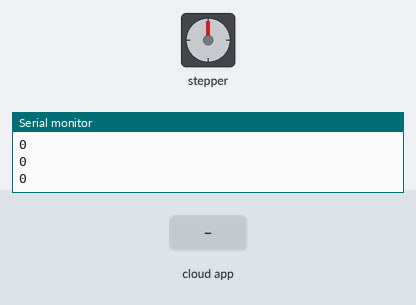
This sketch was run on a simulated ESP32. Parts: stepper motor, the last lines printed to the serial monitor. Wiring (inferred from the names in the program): stepper motor (2048 steps per turn assumed): coils GPIO 27, GPIO 26, GPIO 25, GPIO 33. The inputs (shaded band) are chosen by the test bench. WiFi joins after 1.5 s; servers stay silent unless stated; the RemoteXY app is connected.

Above: at 20.3 s.
20.4 s: the phone or cloud app sets button_right to 1
At 23.0 s:
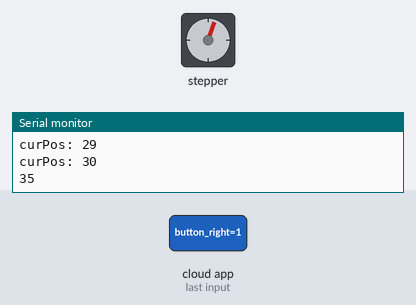
23.4 s: the phone or cloud app sets button_left to 1
At 24.5 s:
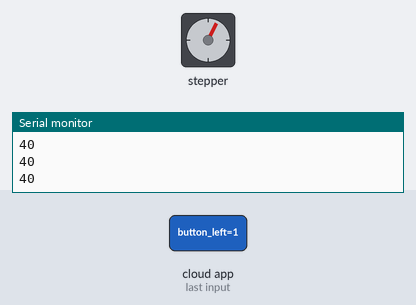
25.0 s: the phone or cloud app sets button_left to 0
At 26.88 s:
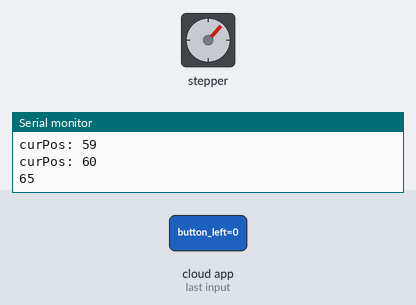
28.0 s: the phone or cloud app sets button_right2 to 1
31.0 s: the phone or cloud app sets button_left2 to 1
34.0 s: the phone or cloud app sets button_right to 0
At 35.3 s:
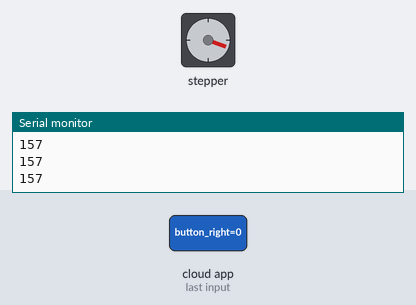
Timing chart, 0 to 36.5 s (numbered marks = the images above; inputs shaded):
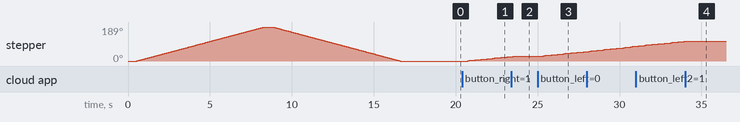

Measured:
- after the input at 20.4 s, stepper: keeps turning clockwise at about 10°/s, starting after 0.33 s
- after the input at 23.4 s, stepper: goes on until 23.6 s, then stays 27°
- after the input at 25.0 s, stepper: keeps turning clockwise at about 10°/s, starting after 0.35 s
- after the input at 34.0 s, stepper: stops changing and stays 110°

The sketch:

MagLoop_TuningMotor3_ESP32.ino
```cpp
//////////////////////////////////////////////
//        RemoteXY include library          //
//////////////////////////////////////////////

// RemoteXY select connection mode and include library
#define REMOTEXY_MODE__ESP32CORE_WIFI_CLOUD
#include <WiFi.h>
#include <RemoteXY.h>

// RemoteXY connection settings
#define REMOTEXY_WIFI_SSID "your SSID" /// put your credentials here
#define REMOTEXY_WIFI_PASSWORD "your password"/// put your credentials here
#define REMOTEXY_CLOUD_SERVER "cloud.remotexy.com"
#define REMOTEXY_CLOUD_PORT 6376
#define REMOTEXY_CLOUD_TOKEN "your API Key"/// put your credentials here

// wifi credentials
const char* ssid = REMOTEXY_WIFI_SSID;
const char* password = REMOTEXY_WIFI_PASSWORD;

// remoteXY vars
uint8_t stepSize = 1;
int16_t reqPos = 0;  // required position
int16_t limit = 270;
int16_t curPos = 0;  // current capacitor position

// RemoteXY configurate
#pragma pack(push, 1)
uint8_t RemoteXY_CONF[] =  // 192 bytes
  { 255, 4, 0, 14, 0, 185, 0, 16, 31, 1, 72, 20, 11, 19, 43, 43, 1, 6, 140, 38,
    0, 0, 0, 0, 0, 128, 132, 67, 0, 0, 0, 0, 1, 0, 3, 63, 12, 12, 1, 31,
    68, 101, 99, 114, 101, 97, 115, 101, 0, 129, 0, 3, 3, 56, 6, 6, 77, 97, 103, 76,
    111, 111, 112, 32, 67, 111, 110, 116, 114, 111, 108, 108, 101, 114, 0, 129, 0, 10, 91, 46,
    6, 6, 70, 105, 110, 101, 32, 65, 100, 106, 117, 115, 116, 109, 101, 110, 116, 0, 1, 0,
    48, 63, 12, 12, 12, 31, 73, 110, 99, 114, 101, 97, 115, 101, 0, 129, 0, 21, 66, 23,
    6, 6, 80, 111, 115, 105, 116, 105, 111, 110, 0, 129, 0, 8, 10, 44, 6, 6, 98, 121,
    32, 84, 101, 107, 109, 97, 107, 101, 114, 85, 75, 0, 1, 0, 14, 76, 12, 12, 2, 31,
    45, 45, 0, 1, 0, 35, 76, 12, 12, 4, 31, 43, 43, 0, 70, 16, 28, 36, 9, 9,
    26, 37, 0, 67, 4, 23, 53, 20, 5, 1, 16, 11 };

// this structure defines all the variables and events of your control interface
struct {
  uint8_t button_left;    // =1 if button pressed, else =0
  uint8_t button_right;   // =1 if button pressed, else =0
  uint8_t button_left2;   // =1 if button pressed, else =0
  uint8_t button_right2;  // =1 if button pressed, else =0

  // output variables
  int16_t circularbar_1;  // from 0 to limit
  uint8_t led_1;          // led state 0
  char text_1[11];        // string UTF8 end zero


  // other variable
  uint8_t connect_flag;  // =1 if wire connected, else =0
} RemoteXY;
#pragma pack(pop)

/////////////////////////////////////////////
//           END RemoteXY include          //
/////////////////////////////////////////////

//////////////////////////////////////////////////////////////////////////////
//  Declare variables for the motor pins
//////////////////////////////////////////////////////////////////////////////
uint8_t motorPin1 = 27;  // Blue - 28BYJ48 pin 1 (Arduino)
uint8_t motorPin2 = 26;  // Pink - 28BYJ48 pin 2
uint8_t motorPin3 = 25;  // Yellow - 28BYJ48 pin 3
uint8_t motorPin4 = 33;  // Orange - 28BYJ48 pin 4
//                                                                                      // Red - 28BYJ48 pin 5 (VCC)
int motorSpeed = 3600;                                                               // 800 - 4800 defaultvariable to set stepper speed, ***higher is slower***
int lookup[8] = { B01000, B01100, B00100, B00110, B00010, B00011, B00001, B01001 };  // used for stepping the motor

//////////////////////////////////////////////////////////////////////////////
// Digital encoder
//////////////////////////////////////////////////////////////////////////////
int8_t pinA = 12;  // also knows as data
int8_t pinB = 14;  // also known as clk or clock
int8_t pinSW = 27;
int16_t bounceMsec = 20;

// track the last state of decoder inputs
bool stateA = true;
bool stateB = false;
uint32_t msec = 0;

//////////////////////////////////////////////////////////////////////////////
//  remoteXY handler, sub code generated by remoteXY with custom code added
//////////////////////////////////////////////////////////////////////////////
void RemoteXYHandler() {
  RemoteXY_Handler();

  RemoteXY.led_1 = 0;

  // right button pressed
  if (RemoteXY.button_right == 1) {
    reqPos = reqPos + (stepSize * 5);
    RemoteXY.led_1 = 1;
  }
  // left button pressed
  if (RemoteXY.button_left == 1) {
    reqPos = reqPos - (stepSize * 5);
    RemoteXY.led_1 = 1;
  }

  // right button2 pressed, fine control
  if (RemoteXY.button_right2 == 1) {
    reqPos = reqPos + stepSize;
    RemoteXY.led_1 = 1;
  }
  // left button2 pressed, fine control
  if (RemoteXY.button_left2 == 1) {
    reqPos = reqPos - stepSize;
    RemoteXY.led_1 = 1;
  }

  // limit positional values
  if (reqPos <= 0) {
    reqPos = 0;
  } else {
    if (reqPos >= limit) {
      reqPos = limit;
    }
  }
  Serial.println(reqPos);
  RemoteXY.circularbar_1 = reqPos;
  String str = String(reqPos);
  uint8_t len = str.length() + 1;
  char char_array[len];
  str.toCharArray(char_array, 11); // display on reqPos app
  //strcpy  (RemoteXY.text_1, str);
  sprintf(RemoteXY.text_1, char_array);

  Serial.println();
  delay(250);
}

//////////////////////////////////////////////////////////////////////////////
//  Manage the digital encoder values
//////////////////////////////////////////////////////////////////////////////
void getEncoderPosition() {

  bool decSW = digitalRead(pinSW);

  if (!decSW) {
    if (stepSize == 8) {
      stepSize = 1;
      Serial.println("Stepsize 1");
      delay(500);
    } else {
      if (stepSize == 1) {
        stepSize = 8;
        Serial.println("Stepsize 8");
        delay(500);
      }
    }
    return;
  }

  int limitDelay = 250;  //prevents false reads, hopefully
  bool decA = digitalRead(pinA);
  bool decB = digitalRead(pinB);

  if (stateA != decA && millis() > msec + bounceMsec) {
    if (stateB != decA) {
      reqPos += stepSize;
      if (reqPos >= limit) {
        reqPos = limit;
        delay(limitDelay);
      }
    } else {
      reqPos -= stepSize;
      if (reqPos < 0) {
        reqPos = 0;
        delay(limitDelay);
      }
    }

    msec = millis();  // get the time
    stateA = decA;    // store last decoder states
    stateB = decB;
  }
}

//////////////////////////////////////////////////////////////////////////////
//  run the motor from end to end and back. It is a stepper so it will not harm
//  it and no limit switches are needed
//  if it does not do 180 degrees then the value of countsPerHalfRev is wrong,
//  refer to documentation for your specific motor, try increasing or decreasing
//  as needed you can reverse antoclockwise and clockwise statements to ensure
//  the cap is closed
//////////////////////////////////////////////////////////////////////////////
void initMotor() {
  delay(500);
  Serial.println("Init ACW");
  reqPos = limit;
  moveMotor();
  delay(500);
  Serial.println("Init CW");
  reqPos = 0;
  moveMotor();
}


//////////////////////////////////////////////////////////////////////////////
// move the motor
//////////////////////////////////////////////////////////////////////////////
// set pins to ULN2003 high in sequence from 1 to 4
// delay "motorSpeed" between each pin setting (to determine speed)
void moveMotor() {
  if (curPos != reqPos) {  // if same then do nothing

    while (reqPos > curPos) {
      for (int i = 7; i >= 0; i--) {
        setOutput(i);
        delayMicroseconds(motorSpeed);
      }
      curPos++;
      Serial.print("curPos: ");
      Serial.println(curPos);
    }
    while (reqPos < curPos) {
      for (int i = 0; i < 8; i++) {
        setOutput(i);
        delayMicroseconds(motorSpeed);
      }
      curPos--;
      Serial.print("curPos: ");
      Serial.println(curPos);
    }
  }
}

//////////////////////////////////////////////////////////////////////////////
// drive the outputs sequentially to get the desired rotation
//////////////////////////////////////////////////////////////////////////////
void setOutput(int out) {
  digitalWrite(motorPin1, bitRead(lookup[out], 0));
  digitalWrite(motorPin2, bitRead(lookup[out], 1));
  digitalWrite(motorPin3, bitRead(lookup[out], 2));
  digitalWrite(motorPin4, bitRead(lookup[out], 3));
}

//////////////////////////////////////////////////////////////////////////////
// WiFi setup and report connected
//////////////////////////////////////////////////////////////////////////////
void get_network_info() {
  if (WiFi.status() == WL_CONNECTED) {
    Serial.print("[*] Network information for ");
    Serial.println(ssid);
    Serial.println("[+] BSSID : " + WiFi.BSSIDstr());
    Serial.print("[+] Gateway IP : ");
    Serial.println(WiFi.gatewayIP());
    Serial.print("[+] Subnet Mask : ");
    Serial.println(WiFi.subnetMask());
    Serial.println((String) "[+] RSSI : " + WiFi.RSSI() + " dB");
    Serial.print("[+] ESP32 IP : ");
    Serial.println(WiFi.localIP());
  }
}

//////////////////////////////////////////////////////////////////////////////
//  setup
//////////////////////////////////////////////////////////////////////////////
void setup() {
  // setup digital encoder pins as inputs, they will be HIGH by default
  pinMode(pinSW, INPUT_PULLUP);  // saves need for external pullup resistors
  pinMode(pinA, INPUT_PULLUP);
  pinMode(pinB, INPUT_PULLUP);

  //declare the motor pins as outputs
  pinMode(motorPin1, OUTPUT);
  pinMode(motorPin2, OUTPUT);
  pinMode(motorPin3, OUTPUT);
  pinMode(motorPin4, OUTPUT);

  Serial.begin(115200);
  initMotor();  //do this to run motor from end to end once to calibrate without using end stops as it won't hurt it.
  Serial.println("Motor Ready!");

  bool wifiEnabled = true;

  if (wifiEnabled) {
    WiFi.persistent(false);
    WiFi.begin(ssid, password);
    Serial.println("Connecting WiFI");

    while (WiFi.status() != WL_CONNECTED) {
      Serial.print(".");
      delay(100);
    }

    Serial.println("\nConnected to the WiFi network");
    get_network_info();
    Serial.println("All ready!");
  } else {
    Serial.println("WiFi disabled");
  }

  delay(1000);
  RemoteXY_Init();  // get ready to use remoteXY controls
}


//////////////////////////////////////////////////////////////////////////////
//  main prog loop
//////////////////////////////////////////////////////////////////////////////
void loop() {

  bool remote = false;

  RemoteXYHandler();  // use WiFi AP
  //getEncoderPosition();  // if using digital encoder

  moveMotor();
}
```
